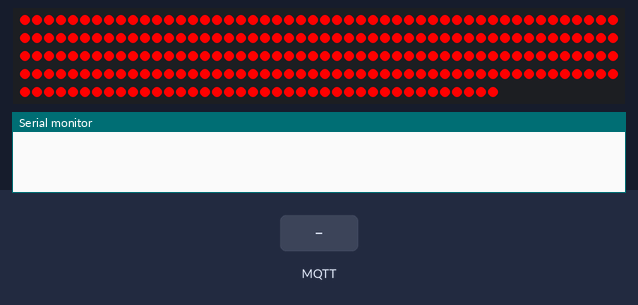
The sketch below on a simulated ESP8266 (NodeMCU). On the bench: 240 RGB LEDs in strip order, left to right, continuing on the next row, the last lines printed to the serial monitor. The inputs (shaded band) are chosen by the test bench. Dim RGB values are drawn brighter than linear; WiFi joins after 1.5 s; servers stay silent unless stated; random numbers use the default seed unless the sketch sets one; no MQTT or app messages arrive unless stated; not simulated (calls return 0 or success): mySecrets.h.

Above: at 2.1 s.
At 4.7 s:
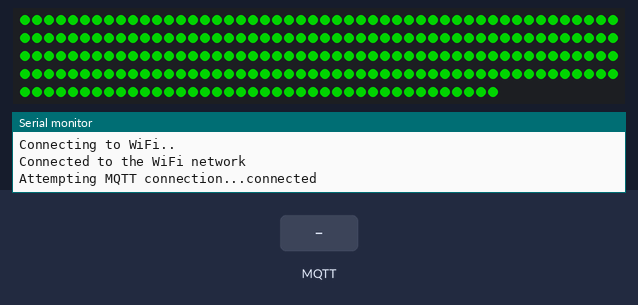
4.8 s: MQTT message "1" arrives on the first subscribed topic
6.3 s: MQTT message "on" arrives on the first subscribed topic
7.8 s: MQTT message "off" arrives on the first subscribed topic
At 14.6 s:
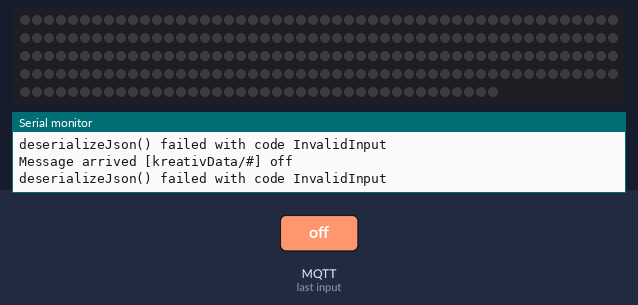

The sketch:

mqttPubSub.ino
```cpp
//Schematics found here: https://randomnerdtutorials.com/guide-for-ws2812b-addressable-rgb-led-strip-with-arduino/

#define FASTLED_ESP8266_NODEMCU_PIN_ORDER //Telling fastLED this sketch is running on a NODEMCU

#include <ESP8266WiFi.h>
#include <PubSubClient.h>
#include "mySecrets.h"
#include <ArduinoJson.h>
#include <FastLED.h>


//-------- FAST LED -------------
#define NUM_LEDS 240
#define DATA_PIN 2 //Third pin to the right of the Wifi Chip
#define COLOR_ORDER GRB
#define LED_TYPE WS2812
CRGB leds[NUM_LEDS]; //Array to hold the leds

//Colors as hex color code

#define GREEN 0x008000
#define RED 0xFF0000
#define YELLOW 0xFFFF00

// color to be updtated via MQTT
CRGB receivedColor;
uint8_t rValue;
uint8_t gValue;
uint8_t bValue;


//-------- WI-FI ---------
WiFiClient espClient;
const char* ssid = mySSIDNM;
const char* password =  myPASSWORDNM;


//--------- MQTT ---------
PubSubClient client(espClient);
const char* mqttServer = "broker.hivemq.com";
const int mqttPort = 1883;


void setup() {

  delay(2000);// sanity check delay - allows reprogramming if accidently blowing power w/leds

  FastLED.addLeds<LED_TYPE, DATA_PIN, COLOR_ORDER>(leds, NUM_LEDS);
  switchColor(RED);


  Serial.begin(115200);

  WiFi.begin(ssid, password);

  while (WiFi.status() != WL_CONNECTED) {
    delay(500);
    Serial.println("Connecting to WiFi..");
  }

  switchColor(YELLOW);
  Serial.println("Connected to the WiFi network");

  client.setServer(mqttServer, mqttPort);
  client.setCallback(callback);

  receivedColor = GREEN; //Initializing the variable

  client.subscribe("kreativData/#");

}


// -------------------- MAIN LOOP ----------------
void loop() {

  if (!client.connected()) {
    reconnect();
  }

  client.loop();

  // fade all existing pixels toward receivedColor by "3" (out of 255)
  fadeTowardColor(leds, NUM_LEDS, receivedColor, 1);

  FastLED.show();

  delay(60);

}


// -------------------- MQTT CALLBACK ----------------
void callback(char* topic, byte* payload, unsigned int length) {

  Serial.print("Message arrived [");
  Serial.print(topic);
  Serial.print("] ");

  for (int i = 0; i < length; i++) {
    Serial.print((char)payload[i]);
  }

  Serial.println();

  //Deserialize with ArduinoJSON
  //Eventually change the size 256 to a smaller byte size
  StaticJsonDocument<256> doc;
  DeserializationError err = deserializeJson(doc, payload, length);

  if (err) {
    Serial.print(F("deserializeJson() failed with code "));
    Serial.println(err.c_str());
  }


  rValue = doc["R"];
    gValue = doc["G"];
  bValue = doc["B"];

  receivedColor = CRGB(rValue, gValue, bValue);
  //switchColor(receivedColor);

}


void reconnect() {

  // Loop until we're reconnected
  while (!client.connected()) {

    Serial.print("Attempting MQTT connection...");

    // Create a random client ID
    String clientId = "ESP8266Client-";

    clientId += String(random(0xffff), HEX);
    // Attempt to connect
    if (client.connect(clientId.c_str())) {
      Serial.println("connected");

      switchColor(GREEN);
      // ... and resubscribe
      client.subscribe("kreativData/#");

    } else {

      Serial.print("failed, rc=");
      Serial.print(client.state());
      Serial.println(" try again in 5 seconds");
      // Wait 5 seconds before retrying
      delay(5000);
    }

  }

}


//---------------- FAST LED ----------------------
//Switches color
void switchColor(CRGB color) {

  for (int i = 0; i < NUM_LEDS; i++) {

    leds[i] = color;
  }

  FastLED.show();
}

// Fade an entire array of CRGBs toward a given background color by a given amount
// This function modifies the pixel array in place.
void fadeTowardColor( CRGB* L, uint16_t N, const CRGB& bgColor, uint32_t fadeAmount)
{
  for( uint16_t i = 0; i < N; i++) {
    fadeTowardColor( L[i], bgColor, fadeAmount);
  }
}

// Blend one CRGB color toward another CRGB color by a given amount.
// Blending is linear, and done in the RGB color space.
// This function modifies 'cur' in place.
CRGB fadeTowardColor( CRGB& cur, const CRGB& target, uint32_t amount)
{
  nblendU8TowardU8( cur.red,   target.red,   amount);
  nblendU8TowardU8( cur.green, target.green, amount);
  nblendU8TowardU8( cur.blue,  target.blue,  amount);
  return cur;
}


// Helper function that blends one uint8_t toward another by a given amount
//Changes to uint32_t
void nblendU8TowardU8( uint8_t& cur, const uint8_t target, uint32_t amount)
{
  if( cur == target) return;

  if( cur < target ) {
    uint8_t delta = target - cur;
    delta = scale8_video( delta, amount);
    cur += delta;
  } else {
    uint8_t delta = cur - target;
    delta = scale8_video( delta, amount);
    cur -= delta;
  }
}
```

Measured:
- what the display in image 0 shows lasts 1.5 s, from 2.0 s to 3.5 s
